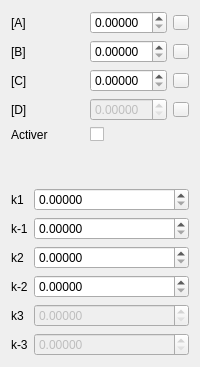
            <widget class="QWidget" name="Sim_1">
             <attribute name="title">
              <string>Simulation 1</string>
             </attribute>
             <layout class="QGridLayout" name="gridLayout_3">
              <item row="0" column="0">
               <layout class="QVBoxLayout" name="verticalLayout">
                <property name="sizeConstraint">
                 <enum>QLayout::SetMinimumSize</enum>
                </property>
                <item>
                 <layout class="QGridLayout" name="gridLayout_2">
                  <property name="sizeConstraint">
                   <enum>QLayout::SetMinimumSize</enum>
                  </property>
                  <item row="4" column="1">
                   <widget class="QCheckBox" name="enableElement4CheckBox"/>
                  </item>
                  <item row="2" column="1">
                   <widget class="QDoubleSpinBox" name="CcDoubleSpinBox">
                    <property name="decimals">
                     <number>5</number>
                    </property>
                    <property name="singleStep">
                     <double>0.010000000000000</double>
                    </property>
                   </widget>
                  </item>
                  <item row="0" column="1">
                   <widget class="QDoubleSpinBox" name="CaDoubleSpinBox">
                    <property name="decimals">
                     <number>5</number>
                    </property>
                    <property name="singleStep">
                     <double>0.010000000000000</double>
                    </property>
                   </widget>
                  </item>
                  <item row="2" column="0">
                   <widget class="QLabel" name="CcLabel">
                    <property name="text">
                     <string>[C]</string>
                    </property>
                    <property name="buddy">
                     <cstring>CcDoubleSpinBox</cstring>
                    </property>
                   </widget>
                  </item>
                  <item row="4" column="0">
                   <widget class="QLabel" name="enableElement4Label">
                    <property name="text">
                     <string>Activer</string>
                    </property>
                    <property name="buddy">
                     <cstring>enableElement4CheckBox</cstring>
                    </property>
                   </widget>
                  </item>
                  <item row="1" column="1">
                   <widget class="QDoubleSpinBox" name="CbDoubleSpinBox">
                    <property name="decimals">
                     <number>5</number>
                    </property>
                    <property name="singleStep">
                     <double>0.010000000000000</double>
                    </property>
                   </widget>
                  </item>
                  <item row="3" column="1">
                   <widget class="QDoubleSpinBox" name="CdDoubleSpinBox">
                    <property name="enabled">
                     <bool>false</bool>
                    </property>
                    <property name="decimals">
                     <number>5</number>
                    </property>
                    <property name="singleStep">
                     <double>0.010000000000000</double>
                    </property>
                   </widget>
                  </item>
                  <item row="0" column="0">
                   <widget class="QLabel" name="CaLabel">
                    <property name="text">
                     <string>[A]</string>
                    </property>
                    <property name="buddy">
                     <cstring>CaDoubleSpinBox</cstring>
                    </property>
                   </widget>
                  </item>
                  <item row="3" column="0">
                   <widget class="QLabel" name="CdLabel">
                    <property name="text">
                     <string>[D]</string>
                    </property>
                    <property name="buddy">
                     <cstring>CdDoubleSpinBox</cstring>
                    </property>
                   </widget>
                  </item>
                  <item row="1" column="0">
                   <widget class="QLabel" name="CbLabel">
                    <property name="text">
                     <string>[B]</string>
                    </property>
                    <property name="buddy">
                     <cstring>CbDoubleSpinBox</cstring>
                    </property>
                   </widget>
                  </item>
                  <item row="0" column="2">
                   <widget class="QToolButton" name="Color0">
                    <property name="sizePolicy">
                     <sizepolicy hsizetype="Fixed" vsizetype="Fixed">
                      <horstretch>6</horstretch>
                      <verstretch>0</verstretch>
                     </sizepolicy>
                    </property>
                    <property name="minimumSize">
                     <size>
                      <width>6</width>
                      <height>6</height>
                     </size>
                    </property>
                    <property name="baseSize">
                     <size>
                      <width>6</width>
                      <height>6</height>
                     </size>
                    </property>
                    <property name="text">
                     <string/>
                    </property>
                    <property name="iconSize">
                     <size>
                      <width>8</width>
                      <height>8</height>
                     </size>
                    </property>
                   </widget>
                  </item>
                  <item row="1" column="2">
                   <widget class="QToolButton" name="Color1">
                    <property name="sizePolicy">
                     <sizepolicy hsizetype="Fixed" vsizetype="Fixed">
                      <horstretch>6</horstretch>
                      <verstretch>0</verstretch>
                     </sizepolicy>
                    </property>
                    <property name="minimumSize">
                     <size>
                      <width>6</width>
                      <height>6</height>
                     </size>
                    </property>
                    <property name="baseSize">
                     <size>
                      <width>6</width>
                      <height>6</height>
                     </size>
                    </property>
                    <property name="text">
                     <string/>
                    </property>
                    <property name="iconSize">
                     <size>
                      <width>8</width>
                      <height>8</height>
                     </size>
                    </property>
                   </widget>
                  </item>
                  <item row="2" column="2">
                   <widget class="QToolButton" name="Color2">
                    <property name="sizePolicy">
                     <sizepolicy hsizetype="Fixed" vsizetype="Fixed">
                      <horstretch>6</horstretch>
                      <verstretch>0</verstretch>
                     </sizepolicy>
                    </property>
                    <property name="minimumSize">
                     <size>
                      <width>6</width>
                      <height>6</height>
                     </size>
                    </property>
                    <property name="baseSize">
                     <size>
                      <width>6</width>
                      <height>6</height>
                     </size>
                    </property>
                    <property name="text">
                     <string/>
                    </property>
                    <property name="iconSize">
                     <size>
                      <width>8</width>
                      <height>8</height>
                     </size>
                    </property>
                   </widget>
                  </item>
                  <item row="3" column="2">
                   <widget class="QToolButton" name="Color3">
                    <property name="sizePolicy">
                     <sizepolicy hsizetype="Fixed" vsizetype="Fixed">
                      <horstretch>6</horstretch>
                      <verstretch>0</verstretch>
                     </sizepolicy>
                    </property>
                    <property name="minimumSize">
                     <size>
                      <width>6</width>
                      <height>6</height>
                     </size>
                    </property>
                    <property name="baseSize">
                     <size>
                      <width>6</width>
                      <height>6</height>
                     </size>
                    </property>
                    <property name="text">
                     <string/>
                    </property>
                    <property name="iconSize">
                     <size>
                      <width>8</width>
                      <height>8</height>
                     </size>
                    </property>
                   </widget>
                  </item>
                 </layout>
                </item>
                <item>
                 <spacer name="verticalSpacer">
                  <property name="orientation">
                   <enum>Qt::Vertical</enum>
                  </property>
                  <property name="sizeHint" stdset="0">
                   <size>
                    <width>20</width>
                    <height>40</height>
                   </size>
                  </property>
                 </spacer>
                </item>
                <item>
                 <layout class="QFormLayout" name="formLayout">
                  <property name="sizeConstraint">
                   <enum>QLayout::SetMinimumSize</enum>
                  </property>
                  <property name="fieldGrowthPolicy">
                   <enum>QFormLayout::AllNonFixedFieldsGrow</enum>
                  </property>
                  <item row="0" column="0">
                   <widget class="QLabel" name="k1Label">
                    <property name="text">
                     <string>k1</string>
                    </property>
                    <property name="buddy">
                     <cstring>k1DoubleSpinBox</cstring>
                    </property>
                   </widget>
                  </item>
                  <item row="0" column="1">
                   <widget class="QDoubleSpinBox" name="k1DoubleSpinBox">
                    <property name="decimals">
                     <number>5</number>
                    </property>
                    <property name="maximum">
                     <double>999999.000000000000000</double>
                    </property>
                    <property name="singleStep">
                     <double>0.010000000000000</double>
                    </property>
                    <property name="value">
                     <double>0.000000000000000</double>
                    </property>
                   </widget>
                  </item>
                  <item row="1" column="0">
                   <widget class="QLabel" name="k1Label_2">
                    <property name="text">
                     <string>k-1</string>
                    </property>
                    <property name="buddy">
                     <cstring>kminus1DoubleSpinBox</cstring>
                    </property>
                   </widget>
                  </item>
                  <item row="1" column="1">
                   <widget class="QDoubleSpinBox" name="kminus1DoubleSpinBox">
                    <property name="decimals">
                     <number>5</number>
                    </property>
                    <property name="maximum">
                     <double>999999.000000000000000</double>
                    </property>
                    <property name="singleStep">
                     <double>0.010000000000000</double>
                    </property>
                   </widget>
                  </item>
                  <item row="2" column="0">
                   <widget class="QLabel" name="k2Label">
                    <property name="text">
                     <string>k2</string>
                    </property>
                    <property name="buddy">
                     <cstring>k2DoubleSpinBox</cstring>
                    </property>
                   </widget>
                  </item>
                  <item row="2" column="1">
                   <widget class="QDoubleSpinBox" name="k2DoubleSpinBox">
                    <property name="decimals">
                     <number>5</number>
                    </property>
                    <property name="maximum">
                     <double>999999.000000000000000</double>
                    </property>
                    <property name="singleStep">
                     <double>0.010000000000000</double>
                    </property>
                    <property name="value">
                     <double>0.000000000000000</double>
                    </property>
                   </widget>
                  </item>
                  <item row="3" column="0">
                   <widget class="QLabel" name="kminus2Label">
                    <property name="text">
                     <string>k-2</string>
                    </property>
                    <property name="buddy">
                     <cstring>kminus2DoubleSpinBox</cstring>
                    </property>
                   </widget>
                  </item>
                  <item row="3" column="1">
                   <widget class="QDoubleSpinBox" name="kminus2DoubleSpinBox">
                    <property name="decimals">
                     <number>5</number>
                    </property>
                    <property name="maximum">
                     <double>999999.000000000000000</double>
                    </property>
                    <property name="singleStep">
                     <double>0.010000000000000</double>
                    </property>
                   </widget>
                  </item>
                  <item row="4" column="0">
                   <widget class="QLabel" name="k3Label">
                    <property name="text">
                     <string>k3</string>
                    </property>
                    <property name="buddy">
                     <cstring>k3DoubleSpinBox</cstring>
                    </property>
                   </widget>
                  </item>
                  <item row="4" column="1">
                   <widget class="QDoubleSpinBox" name="k3DoubleSpinBox">
                    <property name="enabled">
                     <bool>false</bool>
                    </property>
                    <property name="decimals">
                     <number>5</number>
                    </property>
                    <property name="maximum">
                     <double>999999.000000000000000</double>
                    </property>
                    <property name="singleStep">
                     <double>0.010000000000000</double>
                    </property>
                    <property name="value">
                     <double>0.000000000000000</double>
                    </property>
                   </widget>
                  </item>
                  <item row="5" column="0">
                   <widget class="QLabel" name="kminus3Label">
                    <property name="text">
                     <string>k-3</string>
                    </property>
                    <property name="buddy">
                     <cstring>kminus3DoubleSpinBox</cstring>
                    </property>
                   </widget>
                  </item>
                  <item row="5" column="1">
                   <widget class="QDoubleSpinBox" name="kminus3DoubleSpinBox">
                    <property name="enabled">
                     <bool>false</bool>
                    </property>
                    <property name="prefix">
                     <string/>
                    </property>
                    <property name="decimals">
                     <number>5</number>
                    </property>
                    <property name="maximum">
                     <double>999999.000000000000000</double>
                    </property>
                    <property name="singleStep">
                     <double>0.010000000000000</double>
                    </property>
                   </widget>
                  </item>
                 </layout>
                </item>
               </layout>
              </item>
             </layout>
            </widget>
